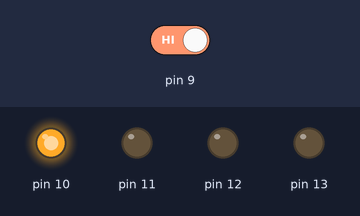
Bench run of a sketch on a simulated Arduino Uno, built with avr-gcc and run on an emulated ATmega328P. Parts: output pins drawn as LEDs (lit = HIGH). The inputs (shaded band) are chosen by the test bench; at power-on: pin 9 HIGH.

Above: at 1.2 s.
1.3 s: pin 9 driven LOW
At 1.9 s:
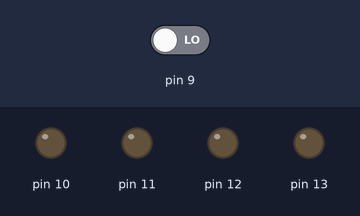
2.8 s: pin 9 driven HIGH
At 4.2 s:
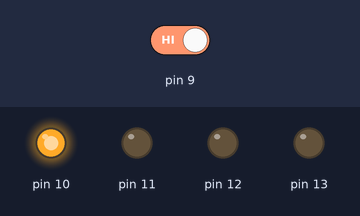
Timing chart, 0 to 5.8 s (numbered marks = the images above; inputs shaded):
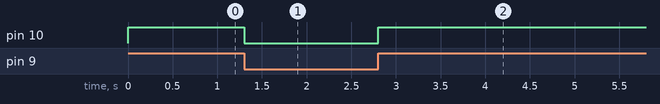

Measured:
- after the input at 1.3 s, pin 10: HIGH → LOW at once
- after the input at 2.8 s, pin 10: LOW → HIGH at once

The sketch:

sketch_apr01a.ino
```cpp
int in1=10;
int in2=11;
int in3=12;
int in4=13;
int val;
void setup() {
  // put your setup code here, to run once:
pinMode(10,OUTPUT);
pinMode(11,OUTPUT);
pinMode(12,OUTPUT);
pinMode(13,OUTPUT);
pinMode(9,INPUT);
}

void loop() {
  // put your main code here, to run repeatedly:
  val=digitalRead(9);
if(val==LOW)
{
digitalWrite(10,LOW);
digitalWrite(3,LOW);
digitalWrite(2,LOW);
digitalWrite(2,LOW);
}
else
{
digitalWrite(10,HIGH);
digitalWrite(3,HIGH);
digitalWrite(2,HIGH);
digitalWrite(2,HIGH);
}
delay(100);
}
```
